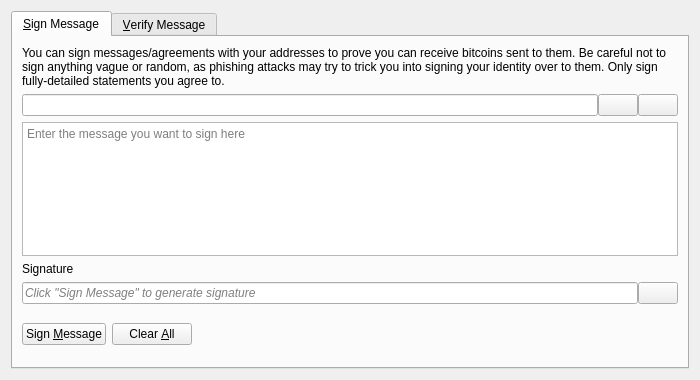
<?xml version="1.0" encoding="UTF-8"?>
<ui version="4.0">
 <class>SignVerifyMessageDialog</class>
 <widget class="QDialog" name="SignVerifyMessageDialog">
  <property name="geometry">
   <rect>
    <x>0</x>
    <y>0</y>
    <width>700</width>
    <height>380</height>
   </rect>
  </property>
  <property name="windowTitle">
   <string>Signatures - Sign / Verify a Message</string>
  </property>
  <property name="modal">
   <bool>true</bool>
  </property>
  <layout class="QVBoxLayout" name="verticalLayout">
   <item>
    <widget class="QTabWidget" name="tabWidget">
     <property name="currentIndex">
      <number>0</number>
     </property>
     <widget class="QWidget" name="tabSignMessage">
      <attribute name="title">
       <string>&amp;Sign Message</string>
      </attribute>
      <layout class="QVBoxLayout" name="verticalLayout_SM">
       <item>
        <widget class="QLabel" name="infoLabel_SM">
         <property name="text">
          <string>You can sign messages/agreements with your addresses to prove you can receive bitcoins sent to them. Be careful not to sign anything vague or random, as phishing attacks may try to trick you into signing your identity over to them. Only sign fully-detailed statements you agree to.</string>
         </property>
         <property name="textFormat">
          <enum>Qt::PlainText</enum>
         </property>
         <property name="wordWrap">
          <bool>true</bool>
         </property>
        </widget>
       </item>
       <item>
        <layout class="QHBoxLayout" name="horizontalLayout_1_SM">
         <property name="spacing">
          <number>0</number>
         </property>
         <item>
          <widget class="QValidatedLineEdit" name="addressIn_SM">
           <property name="toolTip">
            <string>The Noir address to sign the message with</string>
           </property>
          </widget>
         </item>
         <item>
          <widget class="QPushButton" name="addressBookButton_SM">
           <property name="toolTip">
            <string>Choose previously used address</string>
           </property>
           <property name="text">
            <string/>
           </property>
           <property name="icon">
            <iconset resource="../bitcoin.qrc">
             <normaloff>:/icons/address-book</normaloff>:/icons/address-book</iconset>
           </property>
           <property name="shortcut">
            <string>Alt+A</string>
           </property>
           <property name="autoDefault">
            <bool>false</bool>
           </property>
          </widget>
         </item>
         <item>
          <widget class="QPushButton" name="pasteButton_SM">
           <property name="toolTip">
            <string>Paste address from clipboard</string>
           </property>
           <property name="text">
            <string/>
           </property>
           <property name="icon">
            <iconset resource="../bitcoin.qrc">
             <normaloff>:/icons/editpaste</normaloff>:/icons/editpaste</iconset>
           </property>
           <property name="shortcut">
            <string>Alt+P</string>
           </property>
           <property name="autoDefault">
            <bool>false</bool>
           </property>
          </widget>
         </item>
        </layout>
       </item>
       <item>
        <widget class="QPlainTextEdit" name="messageIn_SM">
         <property name="toolTip">
          <string>Enter the message you want to sign here</string>
         </property>
         <property name="placeholderText">
          <string>Enter the message you want to sign here</string>
         </property>
        </widget>
       </item>
       <item>
        <widget class="QLabel" name="signatureLabel_SM">
         <property name="text">
          <string>Signature</string>
         </property>
         <property name="textFormat">
          <enum>Qt::PlainText</enum>
         </property>
        </widget>
       </item>
       <item>
        <layout class="QHBoxLayout" name="horizontalLayout_2_SM">
         <property name="spacing">
          <number>0</number>
         </property>
         <item>
          <widget class="QLineEdit" name="signatureOut_SM">
           <property name="placeholderText">
            <string>Click "Sign Message" to generate signature</string>
           </property>
           <property name="font">
            <font>
             <italic>true</italic>
            </font>
           </property>
           <property name="readOnly">
            <bool>true</bool>
           </property>
          </widget>
         </item>
         <item>
          <widget class="QPushButton" name="copySignatureButton_SM">
           <property name="toolTip">
            <string>Copy the current signature to the system clipboard</string>
           </property>
           <property name="text">
            <string/>
           </property>
           <property name="icon">
            <iconset resource="../bitcoin.qrc">
             <normaloff>:/icons/editcopy</normaloff>:/icons/editcopy</iconset>
           </property>
           <property name="autoDefault">
            <bool>false</bool>
           </property>
          </widget>
         </item>
        </layout>
       </item>
       <item>
        <layout class="QHBoxLayout" name="horizontalLayout_3_SM">
         <item>
          <widget class="QPushButton" name="signMessageButton_SM">
           <property name="toolTip">
            <string>Sign the message to prove you own this Noir address</string>
           </property>
           <property name="text">
            <string>Sign &amp;Message</string>
           </property>
           <property name="icon">
            <iconset resource="../bitcoin.qrc">
             <normaloff>:/icons/edit</normaloff>:/icons/edit</iconset>
           </property>
           <property name="autoDefault">
            <bool>false</bool>
           </property>
          </widget>
         </item>
         <item>
          <widget class="QPushButton" name="clearButton_SM">
           <property name="toolTip">
            <string>Reset all sign message fields</string>
           </property>
           <property name="text">
            <string>Clear &amp;All</string>
           </property>
           <property name="icon">
            <iconset resource="../bitcoin.qrc">
             <normaloff>:/icons/remove</normaloff>:/icons/remove</iconset>
           </property>
           <property name="autoDefault">
            <bool>false</bool>
           </property>
          </widget>
         </item>
         <item>
          <spacer name="horizontalSpacer_1_SM">
           <property name="orientation">
            <enum>Qt::Horizontal</enum>
           </property>
           <property name="sizeHint" stdset="0">
            <size>
             <width>40</width>
             <height>48</height>
            </size>
           </property>
          </spacer>
         </item>
         <item>
          <widget class="QLabel" name="statusLabel_SM">
           <property name="font">
            <font>
             <weight>75</weight>
             <bold>true</bold>
            </font>
           </property>
           <property name="text">
            <string/>
           </property>
           <property name="wordWrap">
            <bool>true</bool>
           </property>
          </widget>
         </item>
         <item>
          <spacer name="horizontalSpacer_2_SM">
           <property name="orientation">
            <enum>Qt::Horizontal</enum>
           </property>
           <property name="sizeHint" stdset="0">
            <size>
             <width>40</width>
             <height>48</height>
            </size>
           </property>
          </spacer>
         </item>
        </layout>
       </item>
      </layout>
     </widget>
     <widget class="QWidget" name="tabVerifyMessage">
      <attribute name="title">
       <string>&amp;Verify Message</string>
      </attribute>
      <layout class="QVBoxLayout" name="verticalLayout_VM">
       <item>
        <widget class="QLabel" name="infoLabel_VM">
         <property name="text">
          <string>Enter the receiver's address, message (ensure you copy line breaks, spaces, tabs, etc. exactly) and signature below to verify the message. Be careful not to read more into the signature than what is in the signed message itself, to avoid being tricked by a man-in-the-middle attack. Note that this only proves the signing party receives with the address, it cannot prove sendership of any transaction!</string>
         </property>
         <property name="textFormat">
          <enum>Qt::PlainText</enum>
         </property>
         <property name="alignment">
          <set>Qt::AlignLeading|Qt::AlignLeft|Qt::AlignTop</set>
         </property>
         <property name="wordWrap">
          <bool>true</bool>
         </property>
        </widget>
       </item>
       <item>
        <layout class="QHBoxLayout" name="horizontalLayout_1_VM">
         <property name="spacing">
          <number>0</number>
         </property>
         <item>
          <widget class="QValidatedLineEdit" name="addressIn_VM">
           <property name="toolTip">
            <string>The Noir address the message was signed with</string>
           </property>
          </widget>
         </item>
         <item>
          <widget class="QPushButton" name="addressBookButton_VM">
           <property name="toolTip">
            <string>Choose previously used address</string>
           </property>
           <property name="text">
            <string/>
           </property>
           <property name="icon">
            <iconset resource="../bitcoin.qrc">
             <normaloff>:/icons/address-book</normaloff>:/icons/address-book</iconset>
           </property>
           <property name="shortcut">
            <string>Alt+A</string>
           </property>
           <property name="autoDefault">
            <bool>false</bool>
           </property>
          </widget>
         </item>
        </layout>
       </item>
       <item>
        <widget class="QPlainTextEdit" name="messageIn_VM">
          <property name="toolTip">
            <string>The signed message to verify</string>
          </property>
          <property name="placeholderText">
            <string>The signed message to verify</string>
          </property>
        </widget>
       </item>
       <item>
        <widget class="QValidatedLineEdit" name="signatureIn_VM">
          <property name="toolTip">
            <string>The signature given when the message was signed</string>
          </property>
          <property name="placeholderText">
            <string>The signature given when the message was signed</string>
          </property>
        </widget>
       </item>
       <item>
        <layout class="QHBoxLayout" name="horizontalLayout_2_VM">
         <item>
          <widget class="QPushButton" name="verifyMessageButton_VM">
           <property name="toolTip">
            <string>Verify the message to ensure it was signed with the specified Noir address</string>
           </property>
           <property name="text">
            <string>Verify &amp;Message</string>
           </property>
           <property name="icon">
            <iconset resource="../bitcoin.qrc">
             <normaloff>:/icons/transaction_0</normaloff>:/icons/transaction_0</iconset>
           </property>
           <property name="autoDefault">
            <bool>false</bool>
           </property>
          </widget>
         </item>
         <item>
          <widget class="QPushButton" name="clearButton_VM">
           <property name="toolTip">
            <string>Reset all verify message fields</string>
           </property>
           <property name="text">
            <string>Clear &amp;All</string>
           </property>
           <property name="icon">
            <iconset resource="../bitcoin.qrc">
             <normaloff>:/icons/remove</normaloff>:/icons/remove</iconset>
           </property>
           <property name="autoDefault">
            <bool>false</bool>
           </property>
          </widget>
         </item>
         <item>
          <spacer name="horizontalSpacer_1_VM">
           <property name="orientation">
            <enum>Qt::Horizontal</enum>
           </property>
           <property name="sizeHint" stdset="0">
            <size>
             <width>40</width>
             <height>48</height>
            </size>
           </property>
          </spacer>
         </item>
         <item>
          <widget class="QLabel" name="statusLabel_VM">
           <property name="font">
            <font>
             <weight>75</weight>
             <bold>true</bold>
            </font>
           </property>
           <property name="text">
            <string/>
           </property>
           <property name="wordWrap">
            <bool>true</bool>
           </property>
          </widget>
         </item>
         <item>
          <spacer name="horizontalSpacer_2_VM">
           <property name="orientation">
            <enum>Qt::Horizontal</enum>
           </property>
           <property name="sizeHint" stdset="0">
            <size>
             <width>40</width>
             <height>48</height>
            </size>
           </property>
          </spacer>
         </item>
        </layout>
       </item>
      </layout>
     </widget>
    </widget>
   </item>
  </layout>
 </widget>
 <customwidgets>
  <customwidget>
   <class>QValidatedLineEdit</class>
   <extends>QLineEdit</extends>
   <header>qt/qvalidatedlineedit.h</header>
  </customwidget>
 </customwidgets>
 <resources>
  <include location="../bitcoin.qrc"/>
 </resources>
 <connections/>
</ui>
